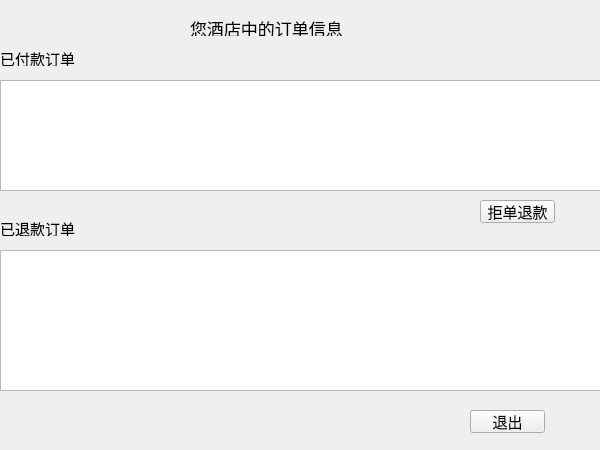
<?xml version="1.0" encoding="UTF-8"?>
<ui version="4.0">
 <class>manageorderwindow</class>
 <widget class="QWidget" name="manageorderwindow">
  <property name="geometry">
   <rect>
    <x>0</x>
    <y>0</y>
    <width>600</width>
    <height>450</height>
   </rect>
  </property>
  <property name="windowTitle">
   <string>Form</string>
  </property>
  <widget class="QLabel" name="label">
   <property name="geometry">
    <rect>
     <x>0</x>
     <y>50</y>
     <width>81</width>
     <height>16</height>
    </rect>
   </property>
   <property name="font">
    <font>
     <family>华文行楷</family>
     <pointsize>11</pointsize>
    </font>
   </property>
   <property name="text">
    <string>已付款订单</string>
   </property>
  </widget>
  <widget class="QTableWidget" name="tableWidget">
   <property name="geometry">
    <rect>
     <x>0</x>
     <y>80</y>
     <width>601</width>
     <height>111</height>
    </rect>
   </property>
   <property name="font">
    <font>
     <family>华文行楷</family>
     <pointsize>11</pointsize>
    </font>
   </property>
  </widget>
  <widget class="QLabel" name="label_2">
   <property name="geometry">
    <rect>
     <x>0</x>
     <y>220</y>
     <width>81</width>
     <height>16</height>
    </rect>
   </property>
   <property name="font">
    <font>
     <family>华文行楷</family>
     <pointsize>11</pointsize>
    </font>
   </property>
   <property name="text">
    <string>已退款订单</string>
   </property>
  </widget>
  <widget class="QTableWidget" name="tableWidget_2">
   <property name="geometry">
    <rect>
     <x>0</x>
     <y>250</y>
     <width>601</width>
     <height>141</height>
    </rect>
   </property>
   <property name="font">
    <font>
     <family>华文行楷</family>
     <pointsize>11</pointsize>
    </font>
   </property>
  </widget>
  <widget class="QPushButton" name="exit">
   <property name="geometry">
    <rect>
     <x>470</x>
     <y>410</y>
     <width>75</width>
     <height>23</height>
    </rect>
   </property>
   <property name="font">
    <font>
     <family>华文行楷</family>
     <pointsize>11</pointsize>
    </font>
   </property>
   <property name="text">
    <string>退出</string>
   </property>
  </widget>
  <widget class="QPushButton" name="paybak">
   <property name="geometry">
    <rect>
     <x>480</x>
     <y>200</y>
     <width>75</width>
     <height>23</height>
    </rect>
   </property>
   <property name="font">
    <font>
     <family>华文行楷</family>
     <pointsize>11</pointsize>
    </font>
   </property>
   <property name="text">
    <string>拒单退款</string>
   </property>
  </widget>
  <widget class="QLabel" name="label_3">
   <property name="geometry">
    <rect>
     <x>190</x>
     <y>20</y>
     <width>181</width>
     <height>16</height>
    </rect>
   </property>
   <property name="font">
    <font>
     <family>楷体</family>
     <pointsize>13</pointsize>
    </font>
   </property>
   <property name="text">
    <string>您酒店中的订单信息</string>
   </property>
  </widget>
 </widget>
 <resources/>
 <connections>
  <connection>
   <sender>exit</sender>
   <signal>clicked()</signal>
   <receiver>manageorderwindow</receiver>
   <slot>close()</slot>
   <hints>
    <hint type="sourcelabel">
     <x>507</x>
     <y>421</y>
    </hint>
    <hint type="destinationlabel">
     <x>299</x>
     <y>224</y>
    </hint>
   </hints>
  </connection>
 </connections>
</ui>
